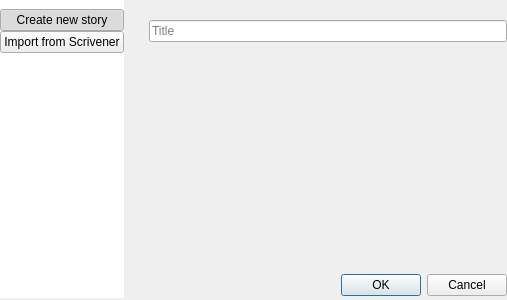
<?xml version="1.0" encoding="UTF-8"?>
<ui version="4.0">
 <class>StoryCreationDialog</class>
 <widget class="QDialog" name="StoryCreationDialog">
  <property name="geometry">
   <rect>
    <x>0</x>
    <y>0</y>
    <width>507</width>
    <height>300</height>
   </rect>
  </property>
  <property name="sizePolicy">
   <sizepolicy hsizetype="Maximum" vsizetype="Preferred">
    <horstretch>0</horstretch>
    <verstretch>0</verstretch>
   </sizepolicy>
  </property>
  <property name="maximumSize">
   <size>
    <width>587</width>
    <height>16777215</height>
   </size>
  </property>
  <property name="windowTitle">
   <string>Create a new story</string>
  </property>
  <layout class="QVBoxLayout" name="verticalLayout_2">
   <property name="spacing">
    <number>3</number>
   </property>
   <property name="leftMargin">
    <number>0</number>
   </property>
   <property name="topMargin">
    <number>0</number>
   </property>
   <property name="rightMargin">
    <number>0</number>
   </property>
   <property name="bottomMargin">
    <number>2</number>
   </property>
   <item>
    <layout class="QHBoxLayout" name="horizontalLayout">
     <item>
      <widget class="QWidget" name="wdgTypesContainer" native="true">
       <property name="styleSheet">
        <string notr="true">#wdgTypesContainer {
	background-color: rgb(255, 255, 255);
}</string>
       </property>
       <layout class="QVBoxLayout" name="verticalLayout">
        <property name="spacing">
         <number>0</number>
        </property>
        <property name="leftMargin">
         <number>0</number>
        </property>
        <property name="rightMargin">
         <number>0</number>
        </property>
        <item>
         <widget class="QPushButton" name="btnNewStory">
          <property name="cursor">
           <cursorShape>PointingHandCursor</cursorShape>
          </property>
          <property name="focusPolicy">
           <enum>Qt::ClickFocus</enum>
          </property>
          <property name="text">
           <string>Create new story</string>
          </property>
          <property name="checkable">
           <bool>true</bool>
          </property>
          <property name="checked">
           <bool>true</bool>
          </property>
          <attribute name="buttonGroup">
           <string notr="true">buttonGroup</string>
          </attribute>
         </widget>
        </item>
        <item>
         <widget class="QPushButton" name="btnScrivener">
          <property name="cursor">
           <cursorShape>PointingHandCursor</cursorShape>
          </property>
          <property name="focusPolicy">
           <enum>Qt::ClickFocus</enum>
          </property>
          <property name="text">
           <string>Import from Scrivener</string>
          </property>
          <property name="checkable">
           <bool>true</bool>
          </property>
          <attribute name="buttonGroup">
           <string notr="true">buttonGroup</string>
          </attribute>
         </widget>
        </item>
        <item>
         <spacer name="verticalSpacer">
          <property name="orientation">
           <enum>Qt::Vertical</enum>
          </property>
          <property name="sizeHint" stdset="0">
           <size>
            <width>20</width>
            <height>40</height>
           </size>
          </property>
         </spacer>
        </item>
       </layout>
      </widget>
     </item>
     <item>
      <widget class="QStackedWidget" name="stackedWidget">
       <widget class="QWidget" name="pageNewStory">
        <layout class="QVBoxLayout" name="verticalLayout_3">
         <property name="spacing">
          <number>3</number>
         </property>
         <property name="leftMargin">
          <number>2</number>
         </property>
         <property name="topMargin">
          <number>0</number>
         </property>
         <property name="rightMargin">
          <number>0</number>
         </property>
         <property name="bottomMargin">
          <number>2</number>
         </property>
         <item>
          <widget class="QLabel" name="lblBanner">
           <property name="text">
            <string/>
           </property>
          </widget>
         </item>
         <item>
          <widget class="Subtitle" name="widget" native="true">
           <property name="title" stdset="0">
            <string>What's your story's title?</string>
           </property>
           <property name="icon" stdset="0">
            <string>fa5s.book-open</string>
           </property>
          </widget>
         </item>
         <item>
          <layout class="QHBoxLayout" name="horizontalLayout_2">
           <item>
            <spacer name="horizontalSpacer">
             <property name="orientation">
              <enum>Qt::Horizontal</enum>
             </property>
             <property name="sizeType">
              <enum>QSizePolicy::Fixed</enum>
             </property>
             <property name="sizeHint" stdset="0">
              <size>
               <width>20</width>
               <height>20</height>
              </size>
             </property>
            </spacer>
           </item>
           <item>
            <widget class="QLineEdit" name="lineTitle">
             <property name="placeholderText">
              <string>Title</string>
             </property>
            </widget>
           </item>
          </layout>
         </item>
         <item>
          <spacer name="verticalSpacer_2">
           <property name="orientation">
            <enum>Qt::Vertical</enum>
           </property>
           <property name="sizeHint" stdset="0">
            <size>
             <width>20</width>
             <height>40</height>
            </size>
           </property>
          </spacer>
         </item>
         <item>
          <widget class="QDialogButtonBox" name="btnBoxStoryCreation">
           <property name="orientation">
            <enum>Qt::Horizontal</enum>
           </property>
           <property name="standardButtons">
            <set>QDialogButtonBox::Cancel|QDialogButtonBox::Ok</set>
           </property>
          </widget>
         </item>
        </layout>
       </widget>
       <widget class="QWidget" name="pageScrivener">
        <layout class="QVBoxLayout" name="verticalLayout_4">
         <property name="spacing">
          <number>3</number>
         </property>
         <property name="leftMargin">
          <number>2</number>
         </property>
         <property name="topMargin">
          <number>40</number>
         </property>
         <property name="rightMargin">
          <number>2</number>
         </property>
         <property name="bottomMargin">
          <number>2</number>
         </property>
         <item>
          <widget class="Subtitle" name="widget_2" native="true">
           <property name="title" stdset="0">
            <string>Import project from Scrivener</string>
           </property>
           <property name="icon" stdset="0">
            <string>mdi6.application-import</string>
           </property>
           <property name="description" stdset="0">
            <string>By selecting a Scrivener project, you can load your story's content ito Plotlyst.</string>
           </property>
          </widget>
         </item>
         <item alignment="Qt::AlignRight">
          <widget class="QPushButton" name="btnLoadScrivener">
           <property name="sizePolicy">
            <sizepolicy hsizetype="Maximum" vsizetype="Fixed">
             <horstretch>0</horstretch>
             <verstretch>0</verstretch>
            </sizepolicy>
           </property>
           <property name="cursor">
            <cursorShape>PointingHandCursor</cursorShape>
           </property>
           <property name="text">
            <string>Select Scrivener project</string>
           </property>
           <property name="base" stdset="0">
            <bool>true</bool>
           </property>
           <property name="highlighted" stdset="0">
            <bool>true</bool>
           </property>
          </widget>
         </item>
         <item>
          <widget class="ImportedNovelOverview" name="wdgScrivenerImportDetails" native="true"/>
         </item>
         <item>
          <spacer name="verticalSpacer_3">
           <property name="orientation">
            <enum>Qt::Vertical</enum>
           </property>
           <property name="sizeHint" stdset="0">
            <size>
             <width>20</width>
             <height>172</height>
            </size>
           </property>
          </spacer>
         </item>
         <item>
          <widget class="QDialogButtonBox" name="buttonBox">
           <property name="standardButtons">
            <set>QDialogButtonBox::Cancel</set>
           </property>
          </widget>
         </item>
        </layout>
       </widget>
      </widget>
     </item>
    </layout>
   </item>
  </layout>
 </widget>
 <customwidgets>
  <customwidget>
   <class>Subtitle</class>
   <extends>QWidget</extends>
   <header>src.main.python.plotlyst.view.widget.display</header>
   <container>1</container>
  </customwidget>
  <customwidget>
   <class>ImportedNovelOverview</class>
   <extends>QWidget</extends>
   <header>src.main.python.plotlyst.view.widget.novel</header>
   <container>1</container>
  </customwidget>
 </customwidgets>
 <tabstops>
  <tabstop>lineTitle</tabstop>
  <tabstop>btnScrivener</tabstop>
  <tabstop>btnNewStory</tabstop>
 </tabstops>
 <resources/>
 <connections>
  <connection>
   <sender>btnBoxStoryCreation</sender>
   <signal>accepted()</signal>
   <receiver>StoryCreationDialog</receiver>
   <slot>accept()</slot>
   <hints>
    <hint type="sourcelabel">
     <x>370</x>
     <y>285</y>
    </hint>
    <hint type="destinationlabel">
     <x>157</x>
     <y>274</y>
    </hint>
   </hints>
  </connection>
  <connection>
   <sender>btnBoxStoryCreation</sender>
   <signal>rejected()</signal>
   <receiver>StoryCreationDialog</receiver>
   <slot>reject()</slot>
   <hints>
    <hint type="sourcelabel">
     <x>438</x>
     <y>291</y>
    </hint>
    <hint type="destinationlabel">
     <x>286</x>
     <y>274</y>
    </hint>
   </hints>
  </connection>
  <connection>
   <sender>buttonBox</sender>
   <signal>rejected()</signal>
   <receiver>StoryCreationDialog</receiver>
   <slot>reject()</slot>
   <hints>
    <hint type="sourcelabel">
     <x>326</x>
     <y>282</y>
    </hint>
    <hint type="destinationlabel">
     <x>253</x>
     <y>149</y>
    </hint>
   </hints>
  </connection>
 </connections>
 <buttongroups>
  <buttongroup name="buttonGroup"/>
 </buttongroups>
</ui>
